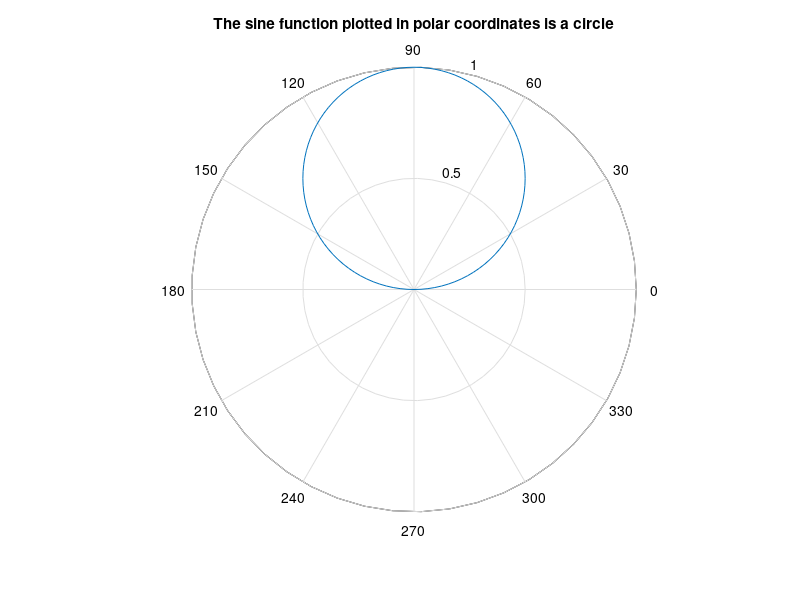
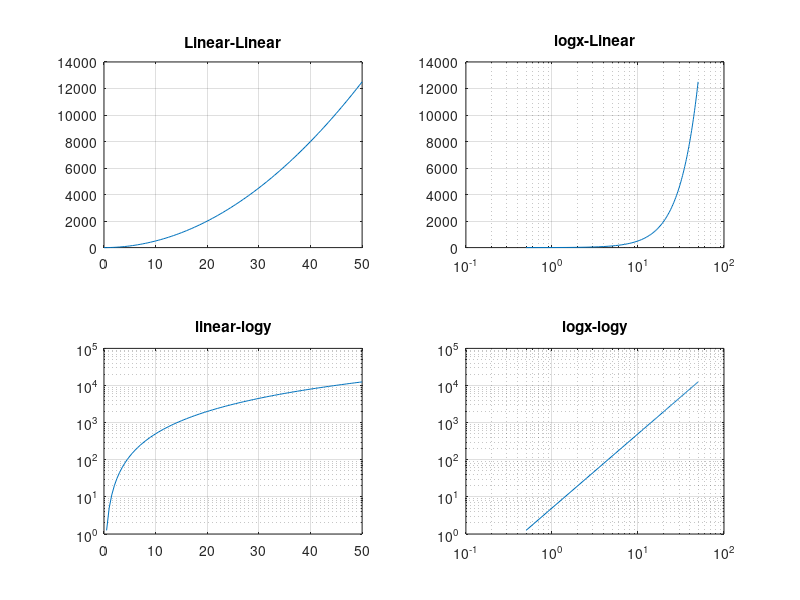
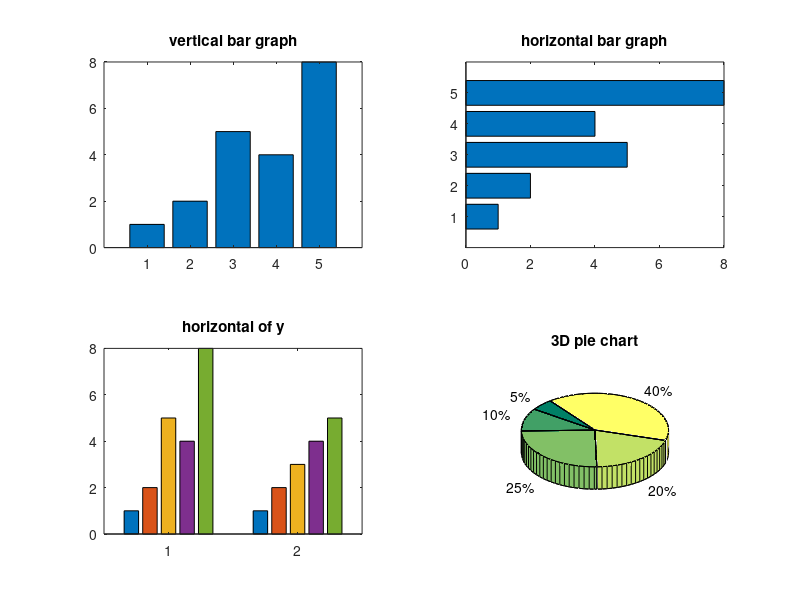
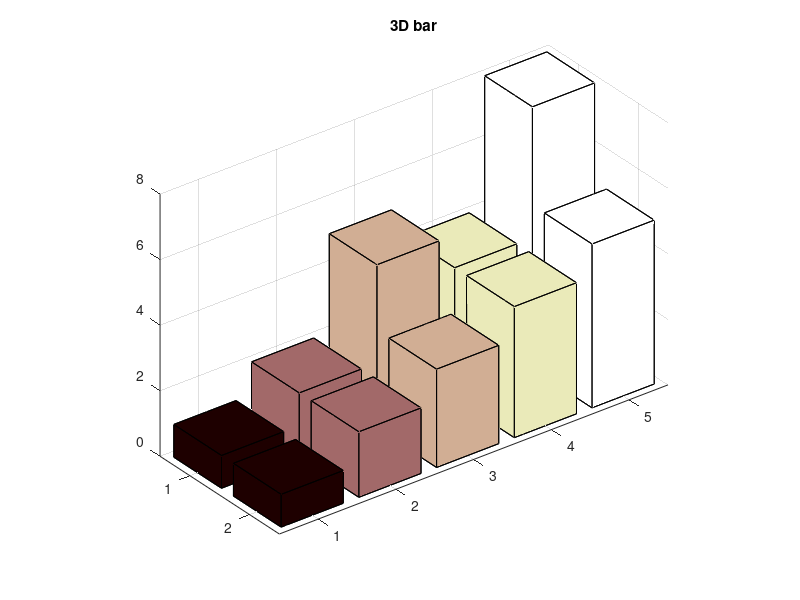

Source code (MATLAB) for these figures, in order: (Note: this script raises an error after producing the figures.)
% William Bannister
% Lecture 
% 9/27/21
clc; clear all; format compact;

% Playing with graphs

%% Polar plots

x= 0:pi/100:pi;
y= sin(x);
figure(1);
polar(x,y);
title('The sine function plotted in polar coordinates is a circle');

%% Logarithmic plots
% semilogy uses log_10 scale on y axis
% semilogx does same on x axis 
% loglog uses both axes at base 10
% plot(x,y) is linear

% we need "X.^2 due to the fact that we are squaring all the elements in
% each array
x= 0:0.5:50;
y= 5*x.^2;
figure(2);

% Linear
subplot(2,2,1);
plot(x,y);
title('Linear-Linear');
grid on;

% semilogx
subplot(2,2,2);
semilogx(x,y);
title('logx-Linear');
grid on;

%semilogy
subplot(2,2,3);
semilogy(x,y);
title('linear-logy');
grid on;

%loglog
subplot(2,2,4);
loglog(x,y);
title('logx-logy');
grid on;

%% another example

x= [1, 2, 5, 4, 8];
y= [x;1:5];

figure(3);
subplot(2,2,1);
bar(x);
title('vertical bar graph');

subplot(2,2,2);
barh(x);
title('horizontal bar graph');

subplot(2,2,3);
bar(y);
title('horizontal of y');
colormap autumn;

subplot(2,2,4);
pie3(x);
title('3D pie chart');
colormap summer;

figure(4);
bar3(y);
title('3D bar');
colormap pink;

%% Histograms

x=[100, 95, 74, 87, 22,78,34,35,93,88,86,42,55,48];
figure(5);
% 10 is the bin size
%histogram(x,1);
histogram(x,10);
%histogram(x,100);
title('histogram');

%% two sclae plotting y axis

x= 0:pi/20:2*pi;
y1= sin(x);
y2= exp(x);

figure(6);
subplot(2,1,1);
plot(x,y1,x,y2);

% this plot does not effectively translate the plot, so we have to scale
% yyaxis auto scales
subplot(2,1,2);
yyaxis left;
plot(x,y1);

yyaxis right;
plot(x,y2);

%axis([0,7,0,100]) is how you choose scalke











